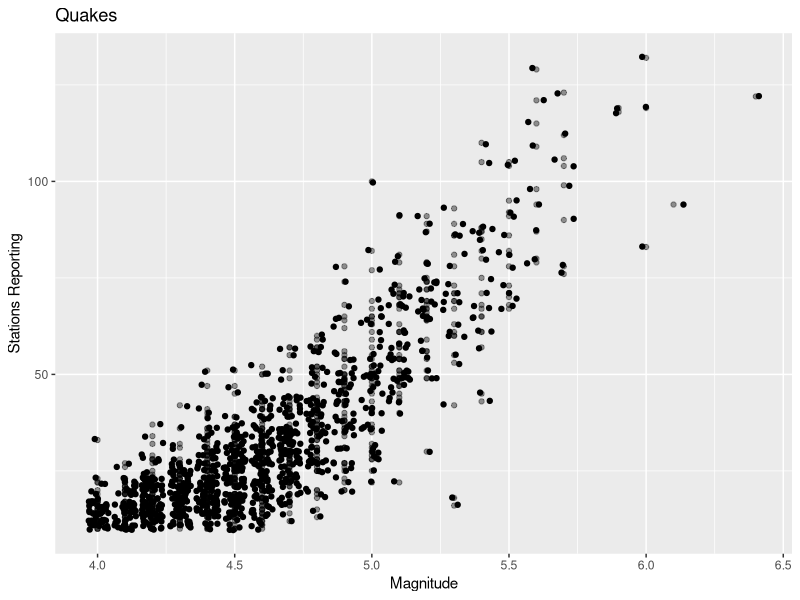
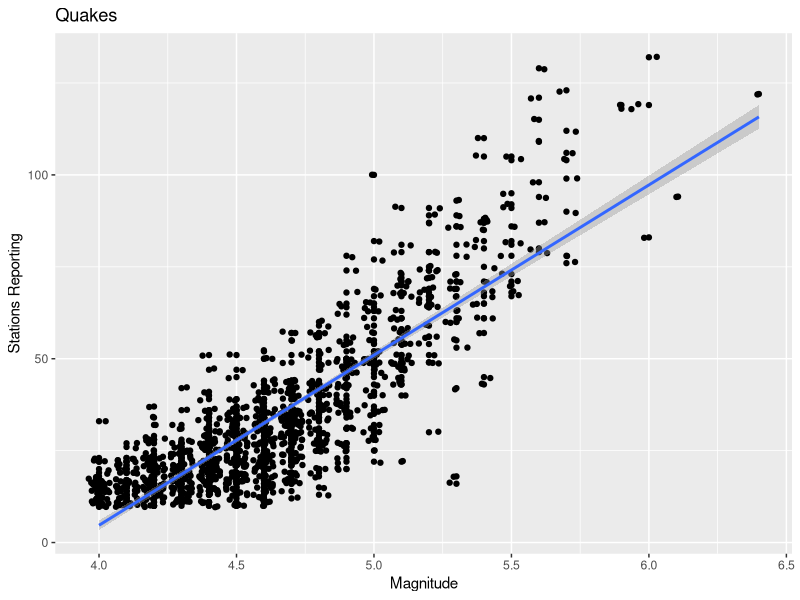
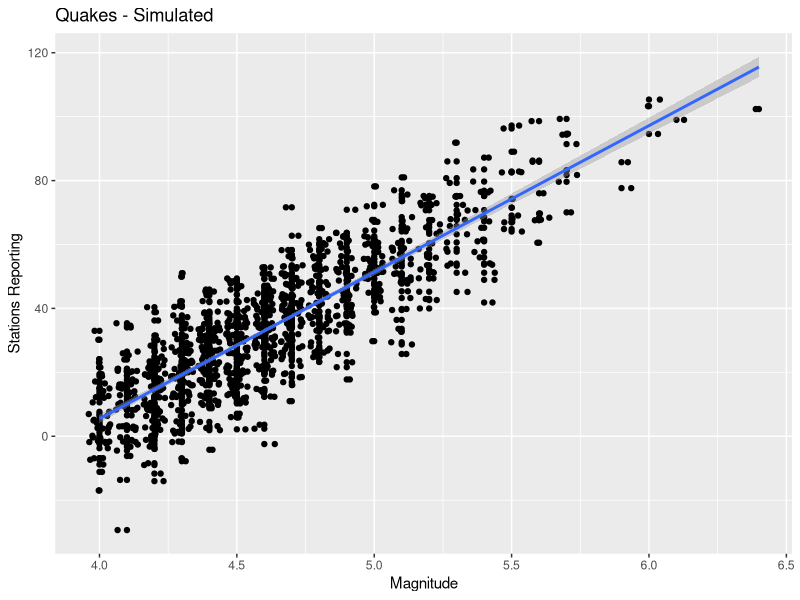
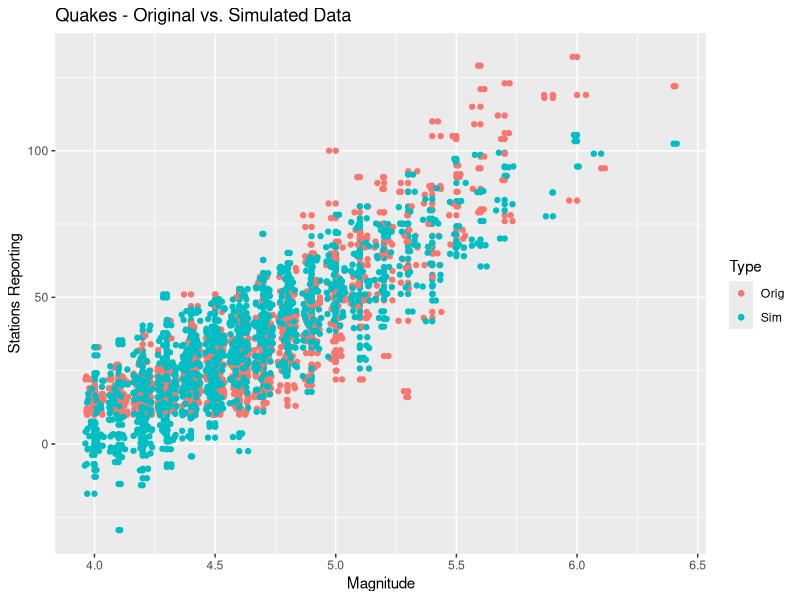

Write the R code that produced these figures, in order.
## ---- chunk 1
library(dplyr)
library(ggplot2)
library(tidyr)
## ---- chunk 2
ggplot(aes(x=mag,y=stations), data=quakes) + geom_point(alpha=.4) + 
  geom_jitter() +
  xlab("Magnitude") + ylab("Stations Reporting") + ggtitle("Quakes")
## ---- chunk 3
m1 <- lm(stations ~ mag, data = quakes)
sum.m1 <- summary(m1)

ggplot(aes(x=mag,y=stations), data=quakes) + geom_point() + geom_jitter() +
  xlab("Magnitude") + ylab("Stations Reporting") + ggtitle("Quakes") +
  geom_smooth(method="lm")

summary(m1)

## ---- chunk 4
quakes <- quakes %>% mutate(x.dev=mag-mean(mag),y.dev=stations-mean(stations),prod=x.dev*y.dev)
ssd.mag <- (var(quakes$mag)*length(quakes$mag))
beta1 <- sum(quakes$prod)/ssd.mag
## ---- chunk 5

### the regression as a function
f <- function(x){
  return (coef(sum.m1)[1] + (coef(sum.m1)[2] * x))
}

### calculate rss
quakes <- quakes %>% mutate(stations.resid=(stations-f(mag))^2)
rss <- sum(quakes$stations.resid)

### calculate SE beta_1^hat

se.beta1 <- sqrt(rss/m1$df)/sqrt(ssd.mag)

### calculate confidence interval

CI <- c(coef(sum.m1)[2] - qt(.975,df=m1$df)*se.beta1, coef(sum.m1)[2] + qt(.975,df=m1$df)*se.beta1)
CI

confint(m1, "mag", level = 0.95)
## ---- chunk 6
f(7)
## ---- chunk 7

## ---- chunk 8
simulation <- quakes %>% select(mag,stations) # We're lazy
## ---- chunk 9
simulation <- simulation %>% mutate(yhat = f(mag))

## ---- chunk 10
sigma2 = rss/m1$df
set.seed(76) # to get the same data every time

simulation <- simulation %>% mutate(error = rnorm(1000,mean=0,sd=sqrt(sigma2)),y=yhat+error)
## ---- chunk 11
ggplot(aes(x=mag,y=y), data=simulation) + geom_point() + 
  geom_jitter() + geom_smooth(method="lm") +
  xlab("Magnitude") + ylab("Stations Reporting") + ggtitle("Quakes - Simulated")
## ---- chunk 12
sim_graph <- bind_rows(quakes %>% select(mag,stations) %>% mutate(Type="Orig"), 
                       simulation %>% select(mag,y) %>% rename(stations=y) %>% mutate(Type="Sim"))

ggplot(aes(x=mag,y=stations),data=sim_graph) + geom_point(aes(col=Type)) +
  geom_jitter(aes(col=Type)) +
  xlab("Magnitude") + ylab("Stations Reporting") + ggtitle("Quakes - Original vs. Simulated Data")
